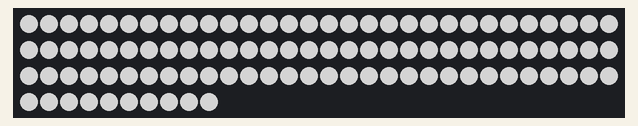
This sketch was run on a simulated Arduino Uno, built with avr-gcc and run on an emulated ATmega328P. Parts: 100 RGB LEDs in strip order, left to right, continuing on the next row. Dim RGB values are drawn brighter than linear; the strip is taken to match the declared colour order.

Above: at 0.1 s.

The sketch:

walkpixel2.ino
```cpp
#include <Adafruit_NeoPixel.h>
#ifdef __AVR__
#include <avr/power.h>
#endif

const int PIN = 11;
const int NUM_PIXELS = 100;


// Typical color correction for pixels on a string:
// 255, 224, 140


// Parameter 1 = number of pixels in strip
// Parameter 2 = Arduino pin number (most are valid)
// Parameter 3 = pixel type flags, add together as needed:
//   NEO_KHZ800  800 KHz bitstream (most NeoPixel products w/WS2812 LEDs)
//   NEO_KHZ400  400 KHz (classic 'v1' (not v2) FLORA pixels, WS2811 drivers)
//   NEO_GRB     Pixels are wired for GRB bitstream (most NeoPixel products)
//   NEO_RGB     Pixels are wired for RGB bitstream (v1 FLORA pixels, not v2)
//   NEO_RGBW    Pixels are wired for RGBW bitstream (NeoPixel RGBW products)
Adafruit_NeoPixel strip = Adafruit_NeoPixel(NUM_PIXELS, PIN, NEO_RGB + NEO_KHZ800);

// IMPORTANT: To reduce NeoPixel burnout risk, add 1000 uF capacitor across
// pixel power leads, add 300 - 500 Ohm resistor on first pixel's data input
// and minimize distance between Arduino and first pixel.  Avoid connecting
// on a live circuit...if you must, connect GND first.


void walkPixel(int start, int end, int increment, uint32_t color, int t, int t2=10)
{
    auto offColor = strip.Color(0, 0, 0);
    int prevIndex = start;
    for (int index = start; index < end; index += increment)
    {
        strip.setPixelColor(index, color);
        strip.show();
        delay(t2);
        if(prevIndex != index)
        {
          strip.setPixelColor(prevIndex, offColor);
          strip.show();
        }
        delay(t-t2);
        prevIndex = index;
    }
    strip.setPixelColor(prevIndex, offColor);
}


void gradient(int start, int end, int increment)
{
    float r = 64;
    float g = 64;
    float b = 64;
    int numIterations = (end-start)/increment;
    for(int index = start; index < end; index += increment)
    {
      auto i = (index-start) / increment;
      auto c = strip.Color(i*r/numIterations, i*g/numIterations, i*b/numIterations);
      strip.setPixelColor(index, c);
    }
    strip.show();
}

void fillEvenOdd(uint32_t evenColor, uint32_t oddColor)
{
    for (int index = 0; index < strip.numPixels(); ++index)
    {
        if (index % 2 == 0)
        {
            strip.setPixelColor(index, evenColor);
        }
        else
        {
            strip.setPixelColor(index, oddColor);
        }
    }
    strip.show();
}

// Set all the lights to a color
void colorFill(uint32_t c)
{
    for (uint16_t i = 0; i < strip.numPixels(); i++)
    {
        strip.setPixelColor(i, c);
    }
    strip.show();
}

// Fill the dots one after the other with a color
void colorWipe(uint32_t c, uint8_t wait)
{
    for (uint16_t i = 0; i < strip.numPixels(); i++)
    {
        strip.setPixelColor(i, c);
        strip.show();
        delay(wait);
    }
}

void setup()
{
// This is for Trinket 5V 16MHz, you can remove these three lines if you are not using a Trinket
#if defined(__AVR_ATtiny85__)
    if (F_CPU == 16000000) clock_prescale_set(clock_div_1);
#endif
    // End of trinket special code

    //  Serial.begin(9600);
    //  Serial.println("Hello");

    strip.begin();
    strip.show(); // Initialize all pixels to 'off'
}

bool done = false;

void loop()
{
  if(done) return;

    auto grey = strip.Color(128, 128, 128);
    auto white = strip.Color(255, 224, 140);
    auto black = strip.Color(0, 0, 0);
    int numPixels = strip.numPixels();

    // 1 second all on
    colorFill(grey);
    delay(1000);

    // 1/2 second all off
    colorFill(black);
    delay(500);

    for (int index = 0; index < numPixels; ++index)
    {
        strip.setPixelColor(index, white);
        strip.show();
        delay(500);

        colorFill(black);
        delay(500);
    }

    // 1 second all on
    colorFill(grey);
    delay(1000);

    colorFill(black);
    delay(10000);

    done = true;
}
```
